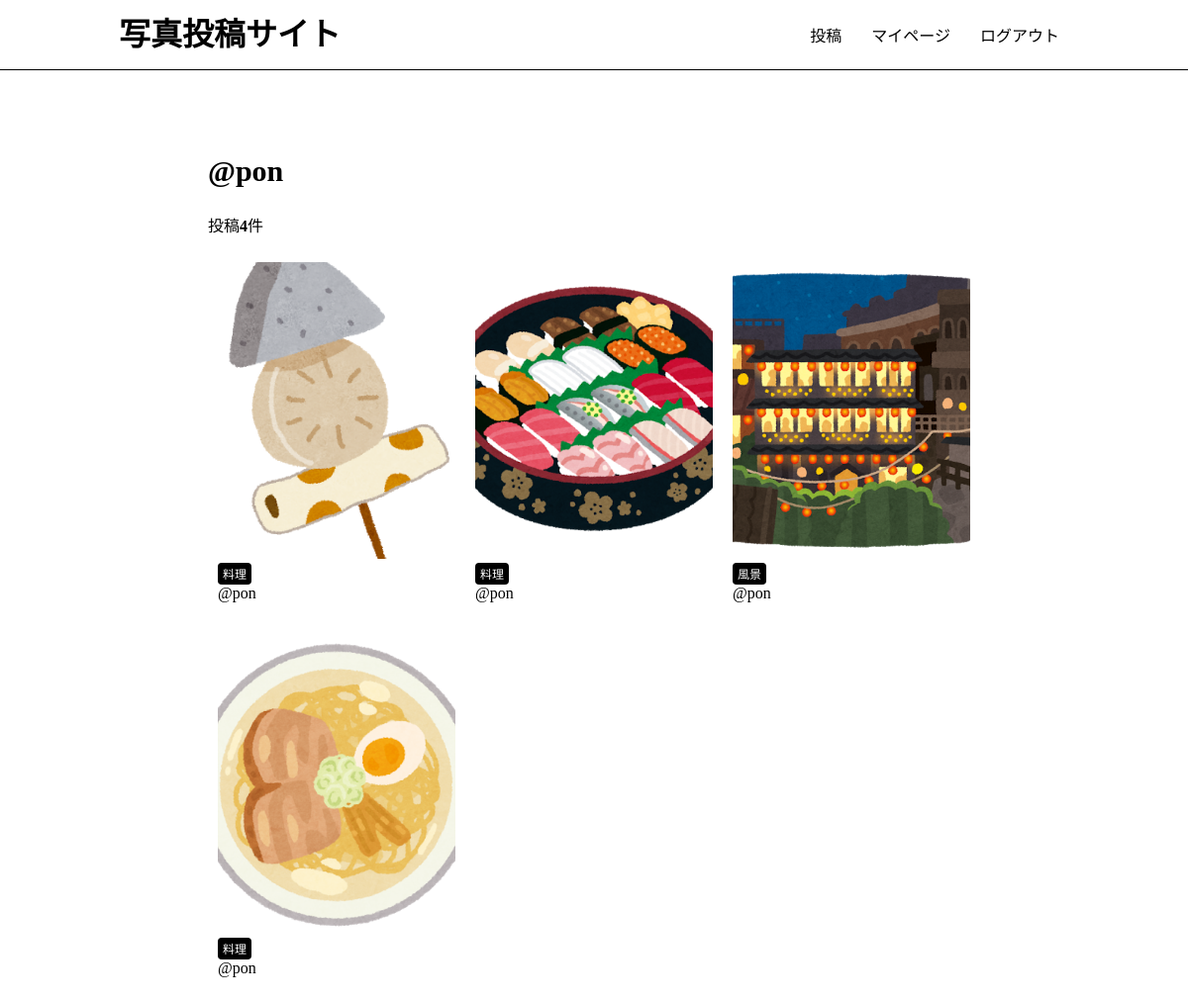
Page /users/2/ (signed in) on the committed database.
### app/models.py (models this page shows, shortened)
class Photo(models.Model):
    title = models.CharField(max_length=150)
    comment = models.TextField(blank=True)
    image = models.ImageField(upload_to='photos')
    category = models.ForeignKey(Category, on_delete=models.PROTECT)
    user = models.ForeignKey(User, on_delete=models.CASCADE)
    created_at = models.DateTimeField(auto_now=True)

class Category(models.Model):
    title = models.CharField(max_length=20)
    def __str__(self):
        return self.title

### app/views.py (the view)
# urls.py: path('users/<int:pk>/',views.users_detail, name='users_detail'),
def users_detail(request, pk):
    user = get_object_or_404(User, pk=pk)
    photos = user.photo_set.all().order_by('-created_at')
    return render(request, 'app/users_detail.html', {'user':user, 'photos': photos})

### app/templates/app/users_detail.html
{% extends 'app/base.html' %}
{% block content %}
<h2 class="user-name">@{{ user.username }}</h2>
{% if photos.count != 0 %}
  <p>投稿<strong>{{ photos.count }}</strong>件</p>
{% else %}
  {% if user == request.user %}
    <p>初めての投稿をしてみましょう！</p>
  {% else %}
    <p>@{{ user.username }}さんはまだ投稿していません。</p>
  {% endif %}
{% endif %}
{% include 'app/photos_list.html' %}
{% endblock %}

### app/templates/app/photos_list.html
<div class="photo-container">
  {% for photo in photos %}
    <div class="photo">
      <a href="{% url 'app:photos_detail' photo.id %}">
        <img src="{{ photo.image.url }}" class="photo-img">
      </a>
      <div class="photo-info">
        <a href="{% url 'app:photos_category' category=photo.category %}" class="category">{{ photo.category }}</a>
        <a href="{% url 'app:users_detail' photo.user.id %}">@{{ photo.user }}</a>
      </div>
    </div>
  {% endfor %}
</div>

### static/css/style.css (style rules this page uses)
html, body { margin: 0; }
div { box-sizing: border-box; }
a { text-decoration: none; color: #000; }
.photo { width: calc(100%/3); float: left; padding: 10px; margin-bottom: 15px; }
.photo a { display: block; }
.photo-info .category { display: inline-block; padding: 2px 5px; border-radius: 4px; font-size: 12px; color: #fff; background-color: #000; }
.user-name { font-size: 30px; }
.photo-img { width: 100%; max-width: 500px; height: 300px; object-fit: cover; border-radius: 4px; }

### rows in the picture
Photo: image (picture), category "料理", user "pon"
Photo: image (picture), category "料理", user "pon"
Photo: image (picture), category "風景", user "pon"
Photo: image (picture), category "料理", user "pon"

### other values in the picture
{{ user.username }} "pon"
{{ photos.count }} "4"
